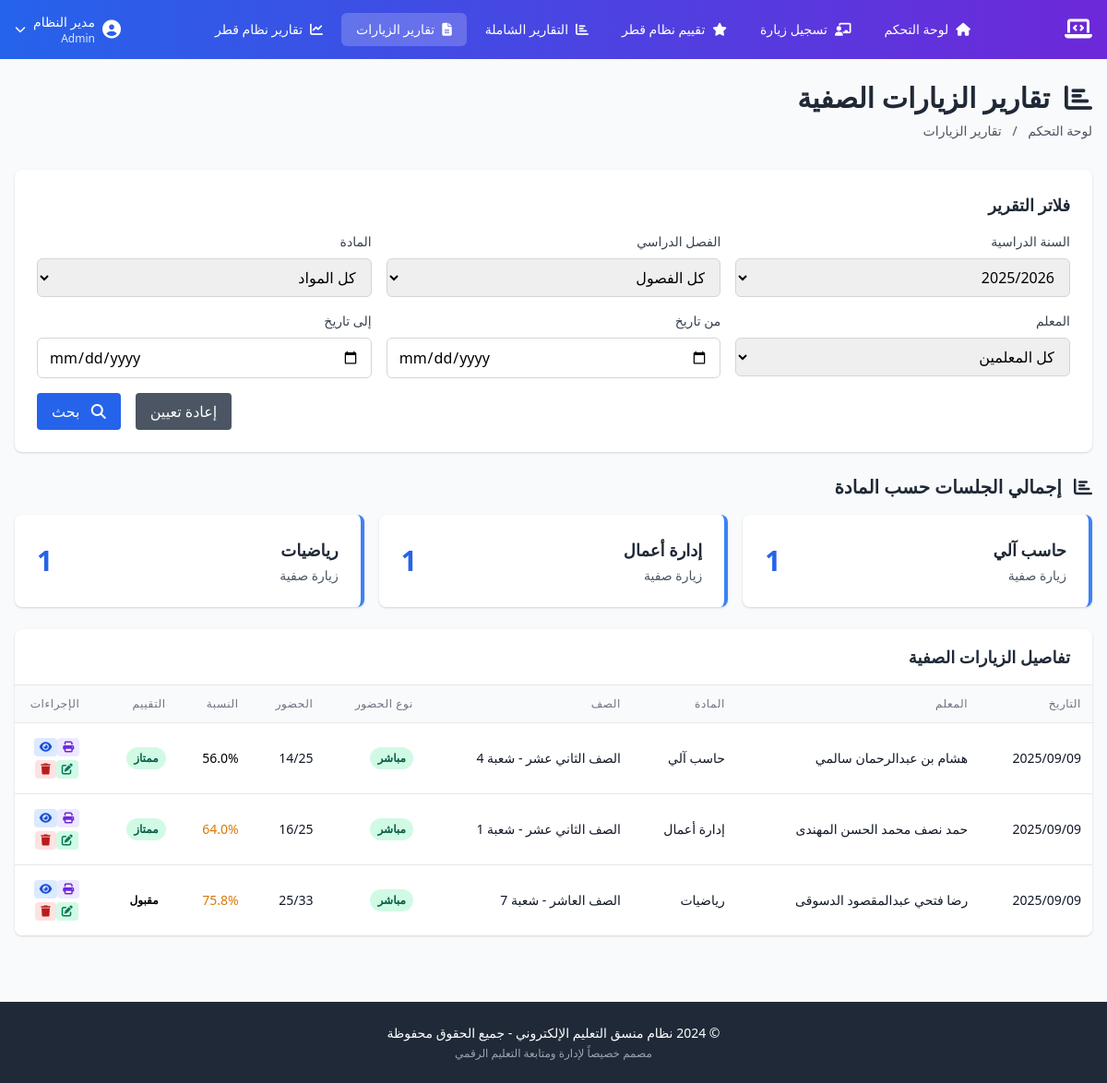
The page /elearning_attendance_reports.php (signed in) on the database its author committed.
### tables this page shows
CREATE TABLE `elearning_attendance` (
  `id` int NOT NULL,
  `academic_year_id` int NOT NULL,
  `school_id` int NOT NULL,
  `subject_id` int NOT NULL,
  `teacher_id` int NOT NULL,
  `grade_id` int NOT NULL,
  `section_id` int NOT NULL,
  `lesson_date` date NOT NULL,
  `lesson_number` int NOT NULL,
  `num_students` int NOT NULL DEFAULT '0',
  `attendance_students` int NOT NULL DEFAULT '0',
  `attendance_type` enum('direct','remote') DEFAULT 'direct',
  `elearning_tools` json DEFAULT NULL,
  `lesson_topic` varchar(255) NOT NULL,
  `attendance_rating` enum('excellent','very_good','good','acceptable','poor') DEFAULT 'poor',
  `coordinator_id` int NOT NULL,
  `notes` text,
  `created_at` timestamp NULL DEFAULT CURRENT_TIMESTAMP,
  `updated_at` timestamp NULL DEFAULT CURRENT_TIMESTAMP ON UPDATE CURRENT_TIMESTAMP
);

CREATE TABLE `teachers` (
  `id` int NOT NULL,
  `name` varchar(255) NOT NULL,
  `personal_id` varchar(20) NOT NULL,
  `email` varchar(255) DEFAULT NULL,
  `job_title` varchar(50) NOT NULL DEFAULT '????????',
  `phone` varchar(20) DEFAULT NULL,
  `school_id` int NOT NULL,
  `created_at` timestamp NULL DEFAULT CURRENT_TIMESTAMP,
  `updated_at` timestamp NULL DEFAULT CURRENT_TIMESTAMP ON UPDATE CURRENT_TIMESTAMP,
  `user_id` int DEFAULT NULL
);

CREATE TABLE `subjects` (
  `id` int NOT NULL,
  `name` varchar(255) NOT NULL,
  `school_id` int DEFAULT NULL,
  `is_school_specific` tinyint(1) NOT NULL DEFAULT '0',
  `is_active` tinyint(1) NOT NULL DEFAULT '1',
  `created_by` int DEFAULT NULL,
  `updated_by` int DEFAULT NULL,
  `created_at` timestamp NULL DEFAULT CURRENT_TIMESTAMP,
  `updated_at` timestamp NULL DEFAULT CURRENT_TIMESTAMP ON UPDATE CURRENT_TIMESTAMP
);

CREATE TABLE `grades` (
  `id` int NOT NULL,
  `name` varchar(255) NOT NULL,
  `level_id` int NOT NULL,
  `created_at` timestamp NULL DEFAULT CURRENT_TIMESTAMP,
  `updated_at` timestamp NULL DEFAULT CURRENT_TIMESTAMP ON UPDATE CURRENT_TIMESTAMP
);

CREATE TABLE `sections` (
  `id` int NOT NULL,
  `name` varchar(255) NOT NULL,
  `grade_id` int NOT NULL,
  `school_id` int NOT NULL,
  `created_at` timestamp NULL DEFAULT CURRENT_TIMESTAMP,
  `updated_at` timestamp NULL DEFAULT CURRENT_TIMESTAMP ON UPDATE CURRENT_TIMESTAMP
);

### elearning_attendance_reports.php (the view, shortened to what the rows shown need)
<?php
require_once 'includes/functions.php';
$current_year = get_active_academic_year();
$current_year_id = $current_year ? $current_year['id'] : 2;
$academic_year_id = $_GET['academic_year_id'] ?? $current_year_id;
$where_conditions = ["ea.academic_year_id = ?"];
$params = [$academic_year_id];
$where_clause = implode(' AND ', $where_conditions);
$attendance_records = query("
    SELECT
        ea.*,
        t.name as teacher_name,
        s.name as subject_name,
        ay.name as academic_year_name,
        g.name as grade_name,
        sec.name as section_name,
        sch.name as school_name,
        (ea.attendance_students * 100.0 / ea.num_students) as attendance_percentage
    FROM elearning_attendance ea
    JOIN teachers t ON ea.teacher_id = t.id
    JOIN subjects s ON ea.subject_id = s.id
    JOIN academic_years ay ON ea.academic_year_id = ay.id
    LEFT JOIN grades g ON ea.grade_id = g.id
    LEFT JOIN sections sec ON ea.section_id = sec.id
    LEFT JOIN schools sch ON ea.school_id = sch.id
    WHERE {$where_clause}
    ORDER BY ea.lesson_date DESC
", $params);
$subject_stats = [];
if (!empty($attendance_records)) {
    foreach ($attendance_records as $record) {
        $subject = $record['subject_name'];
        if (!isset($subject_stats[$subject])) {
            $subject_stats[$subject] = [
                'sessions' => 0,
                'total_students' => 0,
                'attendance_students' => 0,
                'attendance_percentage' => 0
            ];
        }
        $subject_stats[$subject]['sessions']++;
        $subject_stats[$subject]['total_students'] += $record['num_students'];
        $subject_stats[$subject]['attendance_students'] += $record['attendance_students'];
    }
}
?>
<?php include 'includes/elearning_header.php'; ?>
<div class="min-h-screen bg-gray-50 py-6">
    <div class="max-w-7xl mx-auto px-4">
        <div class="mb-8">
            <h1 class="text-3xl font-bold text-gray-800 mb-2">
                <i class="fas fa-chart-bar ml-2"></i>
                تقارير الزيارات الصفية
            </h1>
        </div>
        <div class="bg-white rounded-lg shadow p-6 mb-6">
            <h2 class="text-lg font-bold text-gray-800 mb-4">فلاتر التقرير</h2>
        </div>
        <?php if (!empty($subject_stats)): ?>
        <div class="mb-6">
            <h2 class="text-xl font-bold text-gray-800 mb-4">
                <i class="fas fa-chart-bar ml-2"></i>
                إجمالي الجلسات حسب المادة
            </h2>
        </div>
        <?php endif; ?>
        <div class="bg-white rounded-lg shadow overflow-hidden">
            <div class="px-6 py-4 border-b border-gray-200">
                <h2 class="text-lg font-bold text-gray-800">تفاصيل الزيارات الصفية</h2>
            </div>
            <?php if (empty($attendance_records)): ?>
                <div class="p-6 text-center text-gray-500">
                    <i class="fas fa-inbox text-4xl mb-4"></i>
                    <p>لا توجد سجلات حضور تطابق المعايير المحددة</p>
                </div>
            <?php else: ?>
                <div class="overflow-hidden">
                    <table class="w-full divide-y divide-gray-200">
                        <thead class="bg-gray-50">
                            <tr>
                                <th class="px-3 py-3 text-right text-xs font-medium text-gray-500 uppercase tracking-wider">التاريخ</th>
                                <th class="px-3 py-3 text-right text-xs font-medium text-gray-500 uppercase tracking-wider">المعلم</th>
                                <th class="px-3 py-3 text-right text-xs font-medium text-gray-500 uppercase tracking-wider">المادة</th>
                                <th class="px-3 py-3 text-right text-xs font-medium text-gray-500 uppercase tracking-wider">الصف</th>
                                <th class="px-3 py-3 text-right text-xs font-medium text-gray-500 uppercase tracking-wider">نوع الحضور</th>
                                <th class="px-3 py-3 text-right text-xs font-medium text-gray-500 uppercase tracking-wider">الحضور</th>
                                <th class="px-3 py-3 text-right text-xs font-medium text-gray-500 uppercase tracking-wider">النسبة</th>
                                <th class="px-3 py-3 text-right text-xs font-medium text-gray-500 uppercase tracking-wider">التقييم</th>
                                <th class="px-2 py-3 text-center text-xs font-medium text-gray-500 uppercase tracking-wider">الإجراءات</th>
                            </tr>
                        </thead>
                        <tbody class="bg-white divide-y divide-gray-200">
                            <?php foreach ($attendance_records as $record): ?>
                                <tr class="hover:bg-gray-50">
                                    <td class="px-3 py-4 whitespace-nowrap text-sm text-gray-900">
                                        <?= date('Y/m/d', strtotime($record['lesson_date'])) ?>
                                    </td>
                                    <td class="px-3 py-4 text-sm text-gray-900">
                                        <div class="max-w-xs truncate" title="<?= htmlspecialchars($record['teacher_name']) ?>">
                                            <?= htmlspecialchars($record['teacher_name']) ?>
                                        </div>
                                    </td>
                                    <td class="px-3 py-4 text-sm text-gray-900">
                                        <div class="max-w-xs truncate" title="<?= htmlspecialchars($record['subject_name']) ?>">
                                            <?= htmlspecialchars($record['subject_name']) ?>
                                        </div>
                                    </td>
                                    <td class="px-3 py-4 whitespace-nowrap text-sm text-gray-900">
                                        <?php
                                        $grade_name = $record['grade_name'] ?? 'غير محدد';
                                        $section_name = $record['section_name'] ?? 'غير محدد';
                                        echo htmlspecialchars($grade_name . ' - شعبة ' . $section_name);
                                        ?>
                                    </td>
                                    <td class="px-3 py-4 whitespace-nowrap text-sm">
                                        <?php
                                        $type_colors = [
                                            'direct' => 'bg-green-100 text-green-800',
                                            'remote' => 'bg-blue-100 text-blue-800'
                                        ];
                                        $type_labels = [
                                            'direct' => 'مباشر',
                                            'remote' => 'عن بُعد'
                                        ];
                                        ?>
                                        <span class="inline-flex px-2 py-1 text-xs font-semibold rounded-full <?= $type_colors[$record['attendance_type']] ?? 'bg-gray-100 text-gray-800' ?>">
                                            <?= $type_labels[$record['attendance_type']] ?? $record['attendance_type'] ?>
                                        </span>
                                    </td>
                                    <td class="px-3 py-4 whitespace-nowrap text-sm text-gray-900">
                                        <?= $record['attendance_students'] ?>/<?= $record['num_students'] ?>
                                    </td>
                                    <td class="px-3 py-4 whitespace-nowrap text-sm">
                                        <?php
                                        $percentage = $record['attendance_percentage'];
                                        $color = 'text-red-600';
                                        if ($percentage >= 80) $color = 'text-green-600';
                                        elseif ($percentage >= 60) $color = 'text-yellow-600';
                                        elseif ($percentage >= 40) $color = 'text-orange-600';
                                        ?>
                                        <span class="font-medium <?= $color ?>"><?= number_format($percentage, 1) ?>%</span>
                                    </td>
                                    <td class="px-3 py-4 whitespace-nowrap text-sm">
                                        <?php
                                        $rating_colors = [
                                            'excellent' => 'bg-green-100 text-green-800',
                                            'very_good' => 'bg-blue-100 text-blue-800',
                                            'good' => 'bg-yellow-100 text-yellow-800',
                                            'acceptable' => 'bg-orange-100 text-orange-800',
                                            'poor' => 'bg-red-100 text-red-800'
                                        ];
                                        $rating_labels = [
                                            'excellent' => 'ممتاز',
                                            'very_good' => 'جيد جداً',
                                            'good' => 'جيد',
                                            'acceptable' => 'مقبول',
                                            'poor' => 'ضعيف'
                                        ];
                                        ?>
                                        <span class="inline-flex px-2 py-1 text-xs font-semibold rounded-full <?= $rating_colors[$record['attendance_rating']] ?? 'bg-gray-100 text-gray-800' ?>">
                                            <?= $rating_labels[$record['attendance_rating']] ?? $record['attendance_rating'] ?>
                                        </span>
                                    </td>
                                    <td class="px-2 py-4 text-center text-sm text-gray-500">
                                        <div class="flex flex-col space-y-1">
                                            <div class="flex space-x-1 rtl:space-x-reverse justify-center">
                                                <a href="elearning_print_attendance.php?id=<?= $record['id'] ?>"
                                                   target="_blank"
                                                   class="inline-flex items-center px-1.5 py-1 bg-purple-100 text-purple-700 text-xs font-medium rounded hover:bg-purple-200 transition-colors"
                                                   title="طباعة الزيارة">
                                                    <i class="fas fa-print"></i>
                                                </a>
                                                <a href="elearning_view_attendance.php?id=<?= $record['id'] ?>"
                                                   class="inline-flex items-center px-1.5 py-1 bg-blue-100 text-blue-700 text-xs font-medium rounded hover:bg-blue-200 transition-colors"
                                                   title="عرض التفاصيل">
                                                    <i class="fas fa-eye"></i>
                                                </a>
                                            </div>
                                            <div class="flex space-x-1 rtl:space-x-reverse justify-center">
                                                <a href="elearning_edit_attendance.php?id=<?= $record['id'] ?>"
                                                   class="inline-flex items-center px-1.5 py-1 bg-green-100 text-green-700 text-xs font-medium rounded hover:bg-green-200 transition-colors"
                                                   title="تعديل">
                                                    <i class="fas fa-edit"></i>
                                                </a>
                                                <button onclick="confirmDelete(<?= $record['id'] ?>, '<?= htmlspecialchars($record['teacher_name']) ?>', '<?= htmlspecialchars($record['subject_name']) ?>', '<?= date('Y/m/d', strtotime($record['lesson_date'])) ?>')"
                                                        class="inline-flex items-center px-1.5 py-1 bg-red-100 text-red-700 text-xs font-medium rounded hover:bg-red-200 transition-colors"
                                                        title="حذف">
                                                    <i class="fas fa-trash"></i>
                                                </button>
                                            </div>
                                        </div>
                                    </td>
                                </tr>
                            <?php endforeach; ?>
                        </tbody>
                    </table>
                </div>
            <?php endif; ?>
        </div>
    </div>
    </div>
<?php include 'includes/elearning_footer.php'; ?>

### rows shown on the page
elearning_attendance: lesson_date "2025/09/09", teacher.name "هشام بن عبدالرحمان سالمي", subject.name "حاسب آلي", grade.name "الصف الثاني عشر - شعبة 4", attendance_type "مباشر", attendance_students "14", num_students "25", percentage "56.0", attendance_rating "ممتاز"
elearning_attendance: lesson_date "2025/09/09", teacher.name "حمد نصف محمد الحسن المهندى", subject.name "إدارة أعمال", grade.name "الصف الثاني عشر - شعبة 1", attendance_type "مباشر", attendance_students "16", num_students "25", percentage "64.0", attendance_rating "ممتاز"
elearning_attendance: lesson_date "2025/09/09", teacher.name "رضا فتحي عبدالمقصود الدسوقى", subject.name "رياضيات", grade.name "الصف العاشر - شعبة 7", attendance_type "مباشر", attendance_students "25", num_students "33", percentage "75.8", attendance_rating "مقبول"

### other values the page prints
$_SESSION['full_name'] "مدير النظام"
$_SESSION['role_name'] "Admin"
$subject "حاسب آلي"
$stats['sessions'] "1"
$subject "إدارة أعمال"
$subject "رياضيات"
form field academic_year_id "2025/2026"
